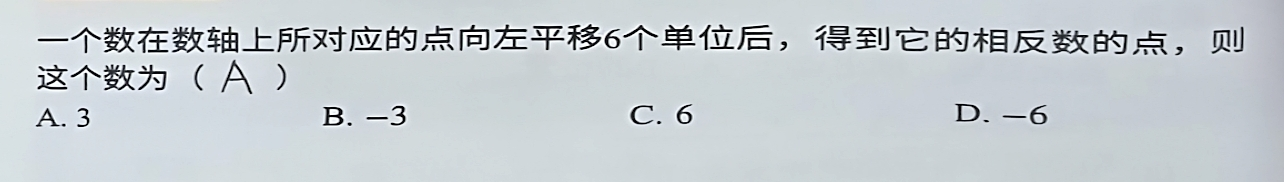
#> input picture main/_traCV/tests/temp_images/1768976166417_5_9668168.1768976166412.jpg, 1284 x 182 px
$ python -i line_processing.py   (imports and definitions only)
#> lines starting #> are read from the running program, lines starting #| are printed output that depends on the picture; after the words box and inside, x2 and y2 are one past the last pixel; in counts of white or black regions, pixels touching at a corner belong together
#> further down, picture is the input picture: shape (182, 1284, 3); mean B, G, R 209.5, 205.2, 198
import cv2
import numpy as np
import re


# [36 lines left out: function filter_colors_by_hsv, not called in this run]


def split_lines_and_draw(color_image):
    sorted_line_images = {}
    sorted_line_coords = {}
    original_color_image = color_image
    image = cv2.cvtColor(color_image, cv2.COLOR_BGR2GRAY)
    _, binary = cv2.threshold(image, 128, 255, cv2.THRESH_BINARY_INV + cv2.THRESH_OTSU)
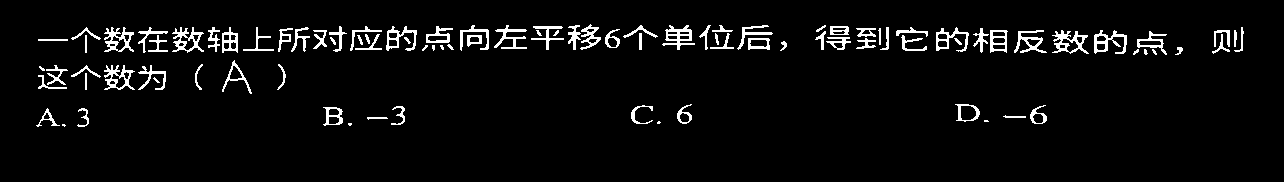
#> binary: shape (182, 1284); 4.7% white in thin lines or dots, all inside (x1, y1, x2, y2) = (36, 24, 1244, 127)

    kernel = np.ones((9, 175), np.uint8)
    dilated = cv2.dilate(binary, kernel)
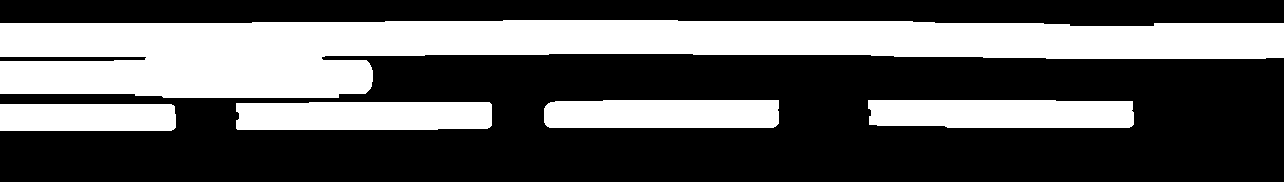
#> dilated: shape (182, 1284); 35.6% white; 5 white regions

    contours, _ = cv2.findContours(dilated, cv2.RETR_TREE, cv2.CHAIN_APPROX_NONE)
#> contours = 5 contours; box (x1, y1, x2, y2) and area: (0, 20, 1284, 98) 56379, (868, 100, 1134, 128) 6868, (236, 102, 492, 130) 6728, (544, 100, 779, 128) 6214, (0, 104, 176, 131) 4532

    line_images = []
    line_coords = []
    areas = [cv2.contourArea(contour) for contour in contours]
#> areas = [4532, 6728, 6867.5, 6213.5, 56379]
    if areas:
        max_area = max(areas)
#> max_area = 56379
        min_area_threshold = max_area / 25
#> min_area_threshold = 2255.2

        for contour in contours:
            area = cv2.contourArea(contour)
            if area < min_area_threshold:
                continue

            x, y, w, h = cv2.boundingRect(contour)
            if h > 15 and h / w < 1:
                line_image = original_color_image[y : y + h, x : x + w]
                line_images.append(line_image)
                line_coords.append((x, y, w, h))
#> this loop made 5 passes
#> (area, x, y, w, h) on passes 1 to 5: (4532, 0, 104, 176, 27), (6728, 236, 102, 256, 28), (6867.5, 868, 100, 266, 28), (6213.5, 544, 100, 235, 28), (56379, 0, 20, 1284, 78)
#> pass 1, in split_lines_and_draw, `line_image = original_color_image[y : y + h, x : x + w]`:
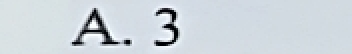
#> line_image: shape (27, 176, 3) (shown 2 times larger); mean B, G, R 219.5, 213.3, 205.1
#> pass 3, in split_lines_and_draw, `line_image = original_color_image[y : y + h, x : x + w]`:
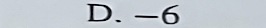
#> line_image: shape (28, 266, 3); mean B, G, R 206, 199.2, 192.3
#> after the loop, line_coords = [(0, 104, 176, 27), (236, 102, 256, 28), (868, 100, 266, 28), (544, 100, 235, 28), (0, 20, 1284, 78)]; line_images = 5 items
    # line_coords = sorted(line_coords, key=lambda coord: coord[1])
    # 替换原有的 refine_large_boxes 调用
    line_coords = refine_abnormal_boxes(line_coords, original_color_image)
    while True:
        has_merged = False
        new_boxes = []
        used_indices = set()

        for i, (x1, y1, w1, h1) in enumerate(line_coords):
            if i in used_indices:
                continue
            base_box = (x1, y1, w1, h1)

            for j, (x2, y2, w2, h2) in enumerate(line_coords):
                if i == j or j in used_indices:
                    continue

                xi1 = max(x1, x2)
                yi1 = max(y1, y2)
                xi2 = min(x1 + w1, x2 + w2)
                yi2 = min(y1 + h1, y2 + h2)
                overlap_width = max(0, xi2 - xi1)
                overlap_height = max(0, yi2 - yi1)
                overlap_area = overlap_width * overlap_height

                area1 = w1 * h1
                area2 = w2 * h2

                min_area = min(area1, area2)
                max_area = max(area1, area2)
                # 计算面积比
                area_ratio = min_area / max_area if max_area > 0 else 0

                # 按面积比动态调整重叠阈值
                if abs(y1 - y2) < 100:
                    overlap_thresh = 0.1
                else:
                    if area_ratio > 0.2:
                        overlap_thresh = 0.8
                    else:
                        overlap_thresh = 0.1

                if overlap_area > overlap_thresh * min(area1, area2):
                    base_box = (
                        min(x1, x2),
                        min(y1, y2),
                        max(x1 + w1, x2 + w2) - min(x1, x2),
                        max(y1 + h1, y2 + h2) - min(y1, y2),
                    )
                    used_indices.add(j)
                    has_merged = True

            new_boxes.append(base_box)
            used_indices.add(i)

        line_coords = new_boxes
        if not has_merged:
            break

    origin_image_width = original_color_image.shape[1]
    line_coords = group_by_column(line_coords, origin_image_width)
    # print("line_coords =", line_coords)
    for line_idx, (x, y, w, h) in enumerate(line_coords):
        # 计算外扩5%的像素数
        expand_w = int(w * 0.1)
        expand_h = int(h * 0.1)
        # 计算新的坐标，确保不超出原图边界
        x1 = max(0, x - expand_w)
        y1 = max(0, y - expand_h)
        x2 = min(original_color_image.shape[1], x + w + expand_w)
        y2 = min(original_color_image.shape[0], y + h + expand_h)
        sorted_line_images[line_idx] = original_color_image[y1:y2, x1:x2]
    sorted_line_coords["0"] = line_coords
    return sorted_line_images, sorted_line_coords


def group_by_column(coords, origin_image_width, x_threshold=450):
    if not coords:
        return []
    # 先按x从小到大排序
    coords = sorted(coords, key=lambda c: c[0])
    columns = []
    column_idx = 0
    temp_columns = []
    for coord in coords:
        x, y, w, h = coord
        if w > origin_image_width * 0.7 or (x < 200 and y < 400):
            # print("origin_coord =", coord)
            if not temp_columns:
                temp_columns.append([coord])
            else:
                temp_columns[0].append(coord)
            continue  # 跳过后续分列逻辑

        placed = False
        for col in columns:
            # 判断是否属于当前列
            # if abs((col[0][0]+col[0][2]/2) - (x+w/2)) < x_threshold:
            if abs(col[0][0] - x) < x_threshold:
                # print("col =", col)
                col.append(coord)
                placed = True
                break
        if not placed:
            columns.append([coord])
            column_idx += 1
    # 每列内按y排序
    # print("temp_columns =", temp_columns)
    # print("columns =", columns)
    if temp_columns != [] and columns != []:
        columns[0] = temp_columns[0] + columns[0]
    elif temp_columns != [] and columns == []:
        columns = temp_columns
    # print("columns =", columns)
    for col in columns:
        col.sort(key=lambda c: c[1])
    # 所有列按x排序
    columns.sort(key=lambda col: col[0][0])
    # 拼接所有列
    sorted_coords = []
    for col in columns:
        sorted_coords.extend(col)
    return sorted_coords


# 检查是否有高度异常的框，递归细分
def refine_abnormal_boxes(line_coords, original_color_image):
    refined_coords = list(line_coords)
#> refined_coords has the same summary as line_coords in split_lines_and_draw
    max_iter = 10
    iter_cnt = 0
    # while True:
    iter_cnt += 1
    if len(refined_coords) <= 1:
        return line_coords
    heights = [h for (x, y, w, h) in refined_coords]
#> heights = [27, 28, 28, 28, 78]
    abnormal_indices = []
    for idx, (x, y, w, h) in enumerate(refined_coords):
        other_heights = heights[:idx] + heights[idx + 1 :]
        if not other_heights:
            continue
        avg_other_h = sum(other_heights) / len(other_heights)
        if h > 2 * avg_other_h:
            abnormal_indices.append((idx, (x, y, w, h)))
            new_coords = [
                box for i, box in enumerate(refined_coords) if i not in abnormal_indices
            ]
            refined_coords = new_coords
#> this loop made 5 passes
#> (x, y, w, h, other_heights, avg_other_h) on passes 1 to 5: (0, 104, 176, 27, [28, 28, 28, 78], 40.5), (236, 102, 256, 28, [27, 28, 28, 78], 40.25), (868, 100, 266, 28, [27, 28, 28, 78], 40.25), (544, 100, 235, 28, [27, 28, 28, 78], 40.25), (0, 20, 1284, 78, [27, 28, 28, 28], 27.75)
#> after the loop, abnormal_indices = [(4, (0, 20, 1284, 78))]
    # print("abnormal_indices =", abnormal_indices)
    if not abnormal_indices:
        return line_coords
    new_coords = []
    last_idx = 0
    any_found_new = False
    for idx, (x, y, w, h) in abnormal_indices:
        new_coords.extend(refined_coords[last_idx:idx])
        sub_img = original_color_image[y : y + h, x : x + w]
        sub_gray = cv2.cvtColor(sub_img, cv2.COLOR_BGR2GRAY)
        _, sub_binary = cv2.threshold(
            sub_gray, 128, 255, cv2.THRESH_BINARY_INV + cv2.THRESH_OTSU
        )
        kernels = [(2, 70)]
        prev_boxes = [(0, 0, w, h)]
        found_new = False
        for kernel_size in kernels:
            kernel = np.ones(kernel_size, np.uint8)
            sub_dilated = cv2.dilate(sub_binary, kernel)
            sub_contours, _ = cv2.findContours(
                sub_dilated, cv2.RETR_TREE, cv2.CHAIN_APPROX_NONE
            )
            sub_boxes = []
            for contour in sub_contours:
                sx, sy, sw, sh = cv2.boundingRect(contour)
                if sh > 15 and sh / sw < 1:
                    sub_boxes.append((sx, sy, sw, sh))
            sub_boxes_offset = [
                (x + sx, y + sy, sw, sh) for (sx, sy, sw, sh) in sub_boxes
            ]
            # 如果细分结果和原框一致，继续下一个kernel
            if (
                len(sub_boxes_offset) == 1
                and sub_boxes_offset[0][2:] == prev_boxes[0][2:]
            ):
                prev_boxes = sub_boxes_offset
                continue
            elif len(sub_boxes_offset) > 1 or (
                len(sub_boxes_offset) == 1
                and sub_boxes_offset[0][2:] != prev_boxes[0][2:]
            ):
                new_coords.extend(sub_boxes_offset)
                found_new = True
                any_found_new = True
                # print("new_coords =", new_coords)
        if not found_new:
            new_coords.append((x, y, w, h))
        last_idx = idx + 1
#> this loop made 1 pass
#> (idx, x, y, w, h, kernels) on pass 1: (4, 0, 20, 1284, 78, [(2, 70)])
#> pass 1, in refine_abnormal_boxes, `sub_img = original_color_image[y : y + h, x : x + w]`:
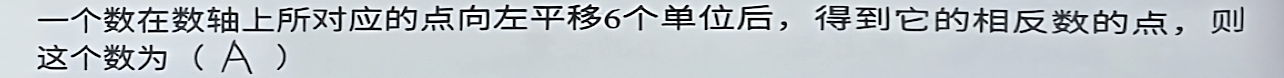
#> sub_img: shape (78, 1284, 3); mean B, G, R 201.3, 196.8, 190.3
#> pass 1, in refine_abnormal_boxes, `_, sub_binary = cv2.threshold( sub_gray, 128, 255, cv2.THRESH_BINARY_I..`:
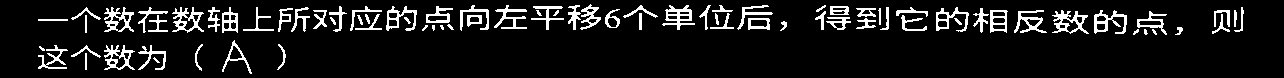
#> sub_binary: shape (78, 1284); 9.8% white in thin lines or dots, all inside (x1, y1, x2, y2) = (38, 4, 1244, 74)
#> after the loop:
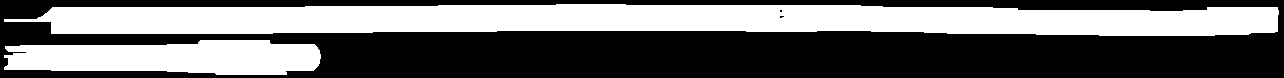
#> sub_dilated: shape (78, 1284); 41.3% white; 2 white regions, box (x1, y1, x2, y2) and area: (4, 4, 1279, 36) 32549, (4, 40, 321, 75) 8835
#> after the loop, new_coords = [(0, 104, 176, 27), (236, 102, 256, 28), (868, 100, 266, 28), (544, 100, 235, 28), (4, 60, 317, 35), (4, 24, 1275, 32)]
    new_coords.extend(refined_coords[last_idx:])
    # if not any_found_new:
    #     break
    refined_coords = new_coords
#> refined_coords has the same summary as new_coords
    # print("refined_coords =", refined_coords)
    return refined_coords


# [7 lines left out: function extract_main_model_result, not called in this run]

>>> import cv2
>>> picture = cv2.imread('../_traCV/tests/temp_images/1768976166417_5_9668168.1768976166412.jpg')
>>> result = split_lines_and_draw(picture)
#> in split_lines_and_draw, `line_coords = refine_abnormal_boxes(line_coords, original_color_image)`: line_coords has the same summary as new_coords in refine_abnormal_boxes
#> after the loop in split_lines_and_draw, `for line_idx, (x, y, w, h) in enumerate(line_coords):`: sorted_line_images = 6 items
